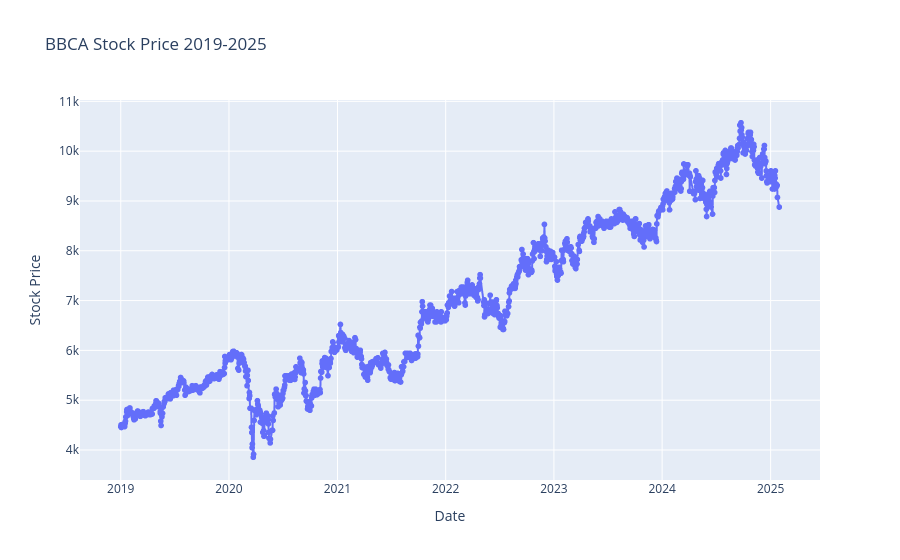

The notebook cell this image was saved under:
### Code cell
import plotly.express as px

# Buat line chart interaktif
fig = px.line(stock, x='Date', y='Stock Price', title='BBCA Stock Price 2019-2025', markers=True)
fig.show()

### Figure 1 — Plotly figure (JSON) as saved in the notebook; plotly's stock layout.template omitted (floating-point values rounded to 4 significant figures; data arrays with more than 128 entries replaced by an {"elided": "..."} marker saying what was removed)
{"data": [{"hovertemplate": "Date=%{x}<br>Stock Price=%{y}<extra></extra>", "legendgroup": "", "line": {"color": "#636efa", "dash": "solid"}, "marker": {"symbol": "circle"}, "mode": "lines+markers", "name": "", "showlegend": false, "type": "scattergl", "x": {"elided": "1487 str values"}, "xaxis": "x", "y": {"elided": "1487 float values"}, "yaxis": "y"}], "layout": {"legend": {"tracegroupgap": 0}, "title": {"text": "BBCA Stock Price 2019-2025"}, "xaxis": {"anchor": "y", "domain": [0, 1], "title": {"text": "Date"}}, "yaxis": {"anchor": "x", "domain": [0, 1], "title": {"text": "Stock Price"}}}}
